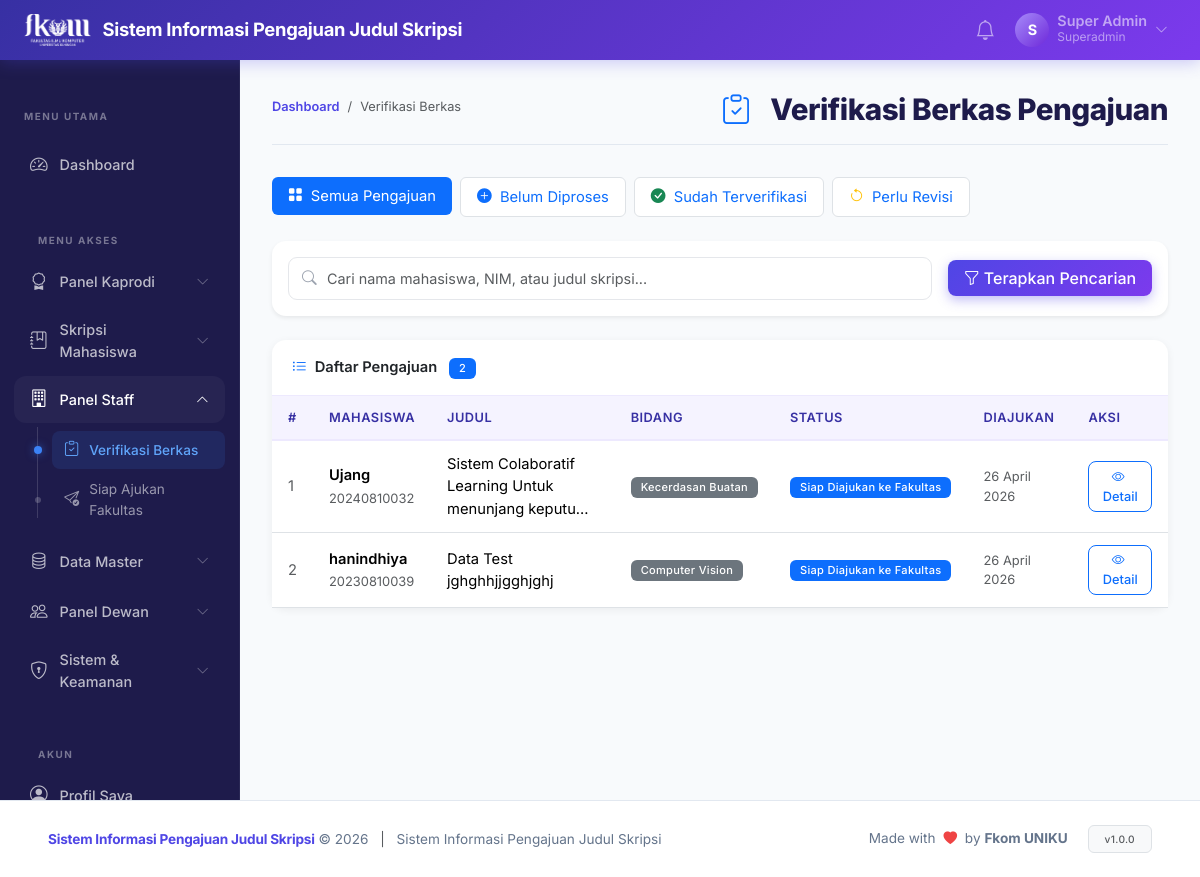
Page /?page=staff (signed in) on the committed database.
### tables this page shows
CREATE TABLE `menus` (
  `id` int unsigned NOT NULL AUTO_INCREMENT,
  `kode_page` varchar(100) NOT NULL,
  `judul` varchar(100) NOT NULL,
  `icon` varchar(50) DEFAULT NULL,
  `urutan` int NOT NULL DEFAULT '0',
  PRIMARY KEY (`id`),
  UNIQUE KEY `kode_page` (`kode_page`)
);

CREATE TABLE `pengajuan_judul` (
  `id` int unsigned NOT NULL AUTO_INCREMENT,
  `user_id` int unsigned NOT NULL,
  `periode_id` int unsigned DEFAULT NULL,
  `judul` varchar(300) NOT NULL,
  `deskripsi` text,
  `bidang` varchar(100) DEFAULT NULL,
  `file_proposal` varchar(255) DEFAULT NULL COMMENT 'Nama file PDF di folder uploads/proposals',
  `pembimbing_1_id` int unsigned DEFAULT NULL,
  `pembimbing_2_id` int unsigned DEFAULT NULL,
  `status` enum('draft','diajukan','diverifikasi','direview','direview_dewan','revisi','ditolak','disetujui','pembimbing_ditentukan','selesai','selesai_fakultas') DEFAULT 'draft',
  `catatan_terakhir` text COMMENT 'Catatan dari petugas terakhir',
  `verified_at` datetime DEFAULT NULL COMMENT 'Waktu diverifikasi Staff',
  `created_at` datetime NOT NULL DEFAULT CURRENT_TIMESTAMP,
  `updated_at` datetime NOT NULL DEFAULT CURRENT_TIMESTAMP ON UPDATE CURRENT_TIMESTAMP,
  PRIMARY KEY (`id`),
  KEY `idx_user_id` (`user_id`),
  KEY `idx_status` (`status`),
  KEY `idx_periode` (`periode_id`),
  KEY `fk_pj_pembimbing_1` (`pembimbing_1_id`),
  KEY `fk_pj_pembimbing_2` (`pembimbing_2_id`),
  CONSTRAINT `fk_pj_pembimbing_1` FOREIGN KEY (`pembimbing_1_id`) REFERENCES `dosen` (`id`) ON DELETE SET NULL,
  CONSTRAINT `fk_pj_pembimbing_2` FOREIGN KEY (`pembimbing_2_id`) REFERENCES `dosen` (`id`) ON DELETE SET NULL,
  CONSTRAINT `fk_pj_periode` FOREIGN KEY (`periode_id`) REFERENCES `periode` (`id`) ON DELETE SET NULL,
  CONSTRAINT `fk_pj_user` FOREIGN KEY (`user_id`) REFERENCES `users` (`id`) ON DELETE CASCADE
);

CREATE TABLE `users` (
  `id` int unsigned NOT NULL AUTO_INCREMENT,
  `nama` varchar(150) NOT NULL,
  `email` varchar(150) NOT NULL,
  `password` varchar(255) NOT NULL,
  `role` varchar(50) NOT NULL DEFAULT 'mahasiswa',
  `is_active` tinyint(1) NOT NULL DEFAULT '1',
  `created_at` datetime NOT NULL DEFAULT CURRENT_TIMESTAMP,
  PRIMARY KEY (`id`),
  UNIQUE KEY `email` (`email`),
  KEY `idx_email` (`email`),
  KEY `idx_role` (`role`)
);

CREATE TABLE `mahasiswa` (
  `id` int unsigned NOT NULL AUTO_INCREMENT,
  `user_id` int unsigned NOT NULL,
  `nim` varchar(20) NOT NULL,
  `angkatan` year NOT NULL,
  `semester` tinyint unsigned DEFAULT NULL,
  `prodi_id` int unsigned DEFAULT NULL,
  `no_hp` varchar(20) DEFAULT NULL,
  `alamat` text,
  PRIMARY KEY (`id`),
  UNIQUE KEY `nim` (`nim`),
  UNIQUE KEY `uq_nim` (`nim`),
  KEY `fk_mhs_user` (`user_id`),
  KEY `fk_mhs_prodi` (`prodi_id`),
  CONSTRAINT `fk_mhs_prodi` FOREIGN KEY (`prodi_id`) REFERENCES `prodi` (`id`) ON DELETE SET NULL,
  CONSTRAINT `fk_mhs_user` FOREIGN KEY (`user_id`) REFERENCES `users` (`id`) ON DELETE CASCADE
);

### controllers/StaffController.php (called while the page is built, shortened)
<?php
class StaffController {
    private Pengajuan  $pengajuanModel;
    public function __construct() {
        $this->pengajuanModel = new Pengajuan();
    }
    public function index(): void {
        $search  = get('search', '');
        $status  = get('status', '');
        $page    = max(1, (int)get('p', 1));
        $perPage = 15;
        $filters = ['search' => $search, 'status' => $status];
        $total   = $this->pengajuanModel->count($filters);
        $list    = $this->pengajuanModel->getAll($filters, $page, $perPage);
        require BASE_PATH . '/views/staff/index.php';
    }
}

### config/database.php (called while the page is built, shortened)
<?php
function getDB(): PDO {
    static $pdo = null;
    if ($pdo === null) {
        $dsn = "mysql:host=" . DB_HOST . ";dbname=" . DB_NAME . ";charset=" . DB_CHARSET;
        $options = [
            PDO::ATTR_ERRMODE            => PDO::ERRMODE_EXCEPTION,
            PDO::ATTR_DEFAULT_FETCH_MODE => PDO::FETCH_ASSOC,
            PDO::ATTR_EMULATE_PREPARES   => false,
        ];
        try {
            $pdo = new PDO($dsn, DB_USER, DB_PASS, $options);
        } catch (PDOException $e) {
            error_log("Database connection failed: " . $e->getMessage());
            die(json_encode(['error' => 'Database connection failed.']));
        }
    }
    return $pdo;
}

### models/Pengajuan.php (called while the page is built, shortened)
<?php
class Pengajuan {
    private PDO $db;
    public function __construct() {
        $this->db = getDB();
    }
    public function getAll(array $filters = [], int $page = 1, int $perPage = 15): array {
        $offset = ($page - 1) * $perPage;
        $sql    = "SELECT pj.*,
                          u.nama AS nama_mahasiswa,
                          m.nim, pr.nama AS nama_prodi,
                          per.nama AS nama_periode
                   FROM pengajuan_judul pj
                   JOIN users u   ON u.id = pj.user_id
                   JOIN mahasiswa m ON m.user_id = pj.user_id
                   LEFT JOIN prodi pr    ON pr.id = m.prodi_id
                   LEFT JOIN periode per ON per.id = pj.periode_id
                   WHERE 1=1";
        $params = [];
        $sql .= " ORDER BY pj.created_at DESC LIMIT $perPage OFFSET $offset";
        $stmt = $this->db->prepare($sql);
        $stmt->execute($params);
        return $stmt->fetchAll();
    }
    public function count(array $filters = []): int {
        $sql    = "SELECT COUNT(*) FROM pengajuan_judul pj
                   JOIN users u ON u.id = pj.user_id
                   JOIN mahasiswa m ON m.user_id = pj.user_id
                   WHERE 1=1";
        $params = [];
        $stmt = $this->db->prepare($sql);
        $stmt->execute($params);
        return (int)$stmt->fetchColumn();
    }
}

### views/staff/index.php (the view, shortened to what this page needs)
<?php
require BASE_PATH . '/views/layouts/header.php';
?>
<div class="page-header">
    <nav aria-label="breadcrumb"><ol class="breadcrumb">
        <li class="breadcrumb-item"><a href="?page=dashboard">Dashboard</a></li>
        <li class="breadcrumb-item active">Verifikasi Berkas</li>
    </ol></nav>
    <h1><i class="bi bi-clipboard-check me-2 text-primary"></i>Verifikasi Berkas Pengajuan</h1>
</div>
<ul class="nav nav-pills gap-2 mb-4">
    <li class="nav-item">
        <a class="nav-link <?= $status === '' ? 'active' : 'bg-white border' ?>" href="?page=staff">
            <i class="bi bi-grid-fill me-1"></i> Semua Pengajuan
        </a>
    </li>
    <li class="nav-item">
        <a class="nav-link <?= $status === 'diajukan' ? 'active' : 'bg-white border' ?>" href="?page=staff&status=diajukan">
            <i class="bi bi-plus-circle-fill me-1"></i> Belum Diproses
        </a>
    </li>
    <li class="nav-item">
        <a class="nav-link <?= $status === 'diverifikasi' ? 'active' : 'bg-white border' ?>" href="?page=staff&status=diverifikasi">
            <i class="bi bi-check-circle-fill me-1 text-success"></i> Sudah Terverifikasi
        </a>
    </li>
    <li class="nav-item">
        <a class="nav-link <?= $status === 'revisi' ? 'active' : 'bg-white border' ?>" href="?page=staff&status=revisi">
            <i class="bi bi-arrow-counterclockwise me-1 text-warning"></i> Perlu Revisi
        </a>
    </li>
</ul>
<div class="card mb-4 shadow-sm border-0">
    <div class="card-body py-3">
        <form method="GET" class="row g-3 align-items-center">
            <div class="col-md-9">
                <div class="search-box">
                    <i class="bi bi-search"></i>
                    <input type="text" class="form-control" name="search"
                           value="<?= e($search) ?>" placeholder="Cari nama mahasiswa, NIM, atau judul skripsi...">
                </div>
            </div>
            <div class="col-md-3">
                <button type="submit" class="btn btn-primary w-100">
                    <i class="bi bi-funnel me-1"></i>Terapkan Pencarian
                </button>
            </div>
        </form>
    </div>
</div>
<div class="card">
    <div class="card-header d-flex justify-content-between">
        <span><i class="bi bi-list-ul me-2 text-primary"></i>Daftar Pengajuan
        <span class="badge bg-primary ms-2"><?= $total ?></span></span>
    </div>
    <div class="card-body p-0">
        <?php if (empty($list)): ?>
        <div class="empty-state">
            <i class="bi bi-inbox"></i><h5>Tidak Ada Data</h5>
            <p>Tidak ada pengajuan yang sesuai filter.</p>
        </div>
        <?php else: ?>
        <table class="table table-sititi mb-0">
            <thead>
                <tr>
                    <th>#</th><th>Mahasiswa</th><th>Judul</th>
                    <th>Bidang</th><th>Status</th><th>Diajukan</th><th>Aksi</th>
                </tr>
            </thead>
            <tbody>
                <?php $no = ($page - 1) * $perPage + 1; foreach ($list as $r): ?>
                <tr>
                    <td class="text-muted"><?= $no++ ?></td>
                    <td>
                        <div class="fw-semibold"><?= e($r['nama_mahasiswa']) ?></div>
                        <small class="text-muted"><?= e($r['nim']) ?></small>
                    </td>
                    <td><?= e(truncate($r['judul'], 50)) ?></td>
                    <td><span class="badge bg-secondary"><?= e($r['bidang']) ?></span></td>
                    <td><?= statusBadge($r['status']) ?></td>
                    <td class="small text-muted"><?= formatTanggal($r['created_at']) ?></td>
                    <td>
                        <?php if ($r['status'] === 'diajukan'): ?>
                        <a href="?page=staff.verifikasi&id=<?= $r['id'] ?>"
                           class="btn btn-sm btn-primary">
                            <i class="bi bi-clipboard-check me-1"></i>Verifikasi
                        </a>
                        <?php else: ?>
                        <a href="?page=pengajuan.show&id=<?= $r['id'] ?>"
                           class="btn btn-sm btn-outline-primary">
                            <i class="bi bi-eye me-1"></i>Detail
                        </a>
                        <?php endif; ?>
                    </td>
                </tr>
                <?php endforeach; ?>
            </tbody>
        </table>
        <?php endif; ?>
    </div>
</div>
<?php require BASE_PATH . '/views/layouts/footer.php'; ?>

### views/layouts/sidebar.php (shortened to what this page needs)
<?php
$role        = Auth::role();
$currentPage = get('page', 'dashboard');
?>
<aside class="sititi-sidebar" id="sidebar">
    <div class="sidebar-header">
        <span class="sidebar-label">MENU UTAMA</span>
    </div>
    <nav class="sidebar-nav">
        <a href="?page=dashboard"
           class="sidebar-item <?= str_starts_with($currentPage, 'dashboard') ? 'active' : '' ?>">
            <i class="bi bi-speedometer2"></i>
            <span>Dashboard</span>
        </a>
        <?php
        $db = getDB();
        if ($role === ROLE_SUPERADMIN) {
            $stmt = $db->query("SELECT * FROM menus ORDER BY urutan ASC");
            $menus = $stmt->fetchAll(PDO::FETCH_ASSOC);
        }
        if (!empty($menus)):
        ?>
        <div class="sidebar-header mt-3"><span class="sidebar-label">MENU AKSES</span></div>
        <?php
        $exactMatch = false;
        foreach ($menus as $m) {
            if ($currentPage === $m['kode_page']) {
                $exactMatch = $m['kode_page'];
                break;
            }
        }
        $tempGroups = [];
        foreach ($menus as $m) {
            $group = explode('.', $m['kode_page'])[0];
            $tempGroups[$group][] = $m;
        }
        $groupedMenus = ['single' => []];
        foreach ($tempGroups as $groupKey => $items) {
            if (count($items) > 1) {
                $groupedMenus[$groupKey] = $items;
            } else {
                $groupedMenus['single'][] = $items[0];
            }
        }
        $groupLabels = [
            'admin' => ['judul' => 'Data Master', 'icon' => 'bi-database'],
            'superadmin' => ['judul' => 'Sistem & Keamanan', 'icon' => 'bi-shield-lock'],
            'staff' => ['judul' => 'Panel Staff', 'icon' => 'bi-building'],
            'kaprodi' => ['judul' => 'Panel Kaprodi', 'icon' => 'bi-award'],
            'dewan' => ['judul' => 'Panel Dewan', 'icon' => 'bi-people'],
            'pengajuan' => ['judul' => 'Skripsi Mahasiswa', 'icon' => 'bi-journal-bookmark']
        ];
                ?>
                <?php
        $groupIdx = 0;
        foreach ($groupedMenus as $groupKey => $groupItems) {
            if ($groupKey === 'single') continue;
            $groupIdx++;
            $groupTitle = $groupLabels[$groupKey]['judul'] ?? ucfirst($groupKey);
            $groupIcon = $groupLabels[$groupKey]['icon'] ?? 'bi-folder';
            $isGroupActive = false;
            foreach ($groupItems as $m) {
                if ($exactMatch) {
                    if ($currentPage === $m['kode_page']) $isGroupActive = true;
                } else {
                    if (($currentPage === $m['kode_page']) || (str_starts_with($currentPage, $m['kode_page'].'.'))) $isGroupActive = true;
                }
            }
            ?>
            <div class="sidebar-dropdown">
                <a href="#submenu-<?= $groupIdx ?>" data-bs-toggle="collapse" class="sidebar-item sidebar-dropdown-toggle <?= $isGroupActive ? '' : 'collapsed' ?>" aria-expanded="<?= $isGroupActive ? 'true' : 'false' ?>">
                    <i class="<?= $groupIcon ?>"></i>
                    <span><?= $groupTitle ?></span>
                    <i class="bi bi-chevron-down ms-auto toggle-icon"></i>
                </a>
                <div class="collapse <?= $isGroupActive ? 'show' : '' ?>" id="submenu-<?= $groupIdx ?>">
                    <div class="sidebar-submenu">
                        <?php foreach ($groupItems as $m):
                            if ($exactMatch) {
                                $isActive = ($currentPage === $m['kode_page']);
                            } else {
                                $isActive = ($currentPage === $m['kode_page']) || (str_starts_with($currentPage, $m['kode_page'].'.'));
                            }
                        ?>
                        <a href="?page=<?= $m['kode_page'] ?>" class="submenu-item <?= $isActive ? 'active' : '' ?>">
                            <i class="<?= e($m['icon']) ?>"></i>
                            <span><?= e($m['judul']) ?></span>
                        </a>
                        <?php endforeach; ?>
                    </div>
                </div>
            </div>
            <?php
        }
        ?>
        <?php endif; ?>
        <div class="sidebar-header mt-3"><span class="sidebar-label">AKUN</span></div>
        <a href="?page=profil"
           class="sidebar-item <?= $currentPage === 'profil' ? 'active' : '' ?>">
            <i class="bi bi-person-circle"></i>
            <span>Profil Saya</span>
        </a>
    </nav>
</aside>

### core/Helper.php (shortened to what this page needs)
<?php
function e(mixed $value): string {
    return htmlspecialchars((string)$value, ENT_QUOTES | ENT_HTML5, 'UTF-8');
}
function get(string $key, mixed $default = ''): mixed {
    return $_GET[$key] ?? $default;
}
function statusBadge(string $status): string {
    $labels = STATUS_LABELS;
    $info   = $labels[$status] ?? ['label' => ucfirst($status), 'class' => 'secondary'];
    return sprintf(
        '<span class="badge bg-%s">%s</span>',
        e($info['class']),
        e($info['label'])
    );
}
function formatTanggal(string $date, bool $withTime = false): string {
    $bulan = ['', 'Januari', 'Februari', 'Maret', 'April', 'Mei', 'Juni',
              'Juli', 'Agustus', 'September', 'Oktober', 'November', 'Desember'];
    $ts    = strtotime($date);
    $d     = date('j', $ts);
    $m     = (int)date('n', $ts);
    $y     = date('Y', $ts);
    $str   = "$d {$bulan[$m]} $y";
    return $str;
}
function truncate(string $text, int $limit = 100): string {
    if (mb_strlen($text) <= $limit) return $text;
    return mb_substr($text, 0, $limit) . '...';
}

### rows in the picture
menus: judul "Verifikasi Berkas"
menus: judul "Siap Ajukan Fakultas"
pengajuan_judul: user.nama "Ujang", mahasiswa.nim "20240810032", judul "Sistem Colaboratif Learning Untuk menunjang keputu...", bidang "Kecerdasan Buatan", status "Siap Diajukan ke Fakultas", created_at "26 April 2026"
pengajuan_judul: user.nama "hanindhiya", mahasiswa.nim "20230810039", judul "Data Test jghghhjjgghjghj", bidang "Computer Vision", status "Siap Diajukan ke Fakultas", created_at "26 April 2026"

### other values in the picture
APP_NAME "Sistem Informasi Pengajuan Judul Skripsi"
substr(Auth::user()['nama'], 0, 1) "S"
truncate(Auth::user()['nama'], 20) "Super Admin"
Auth::role() "Superadmin"
$groupTitle "Panel Kaprodi"
$groupTitle "Skripsi Mahasiswa"
$groupTitle "Panel Staff"
$groupTitle "Data Master"
$groupTitle "Panel Dewan"
$groupTitle "Sistem & Keamanan"
$total "2"
APP_FULL_NAME "Sistem Informasi Pengajuan Judul Skripsi"
APP_VERSION "1.0.0"
